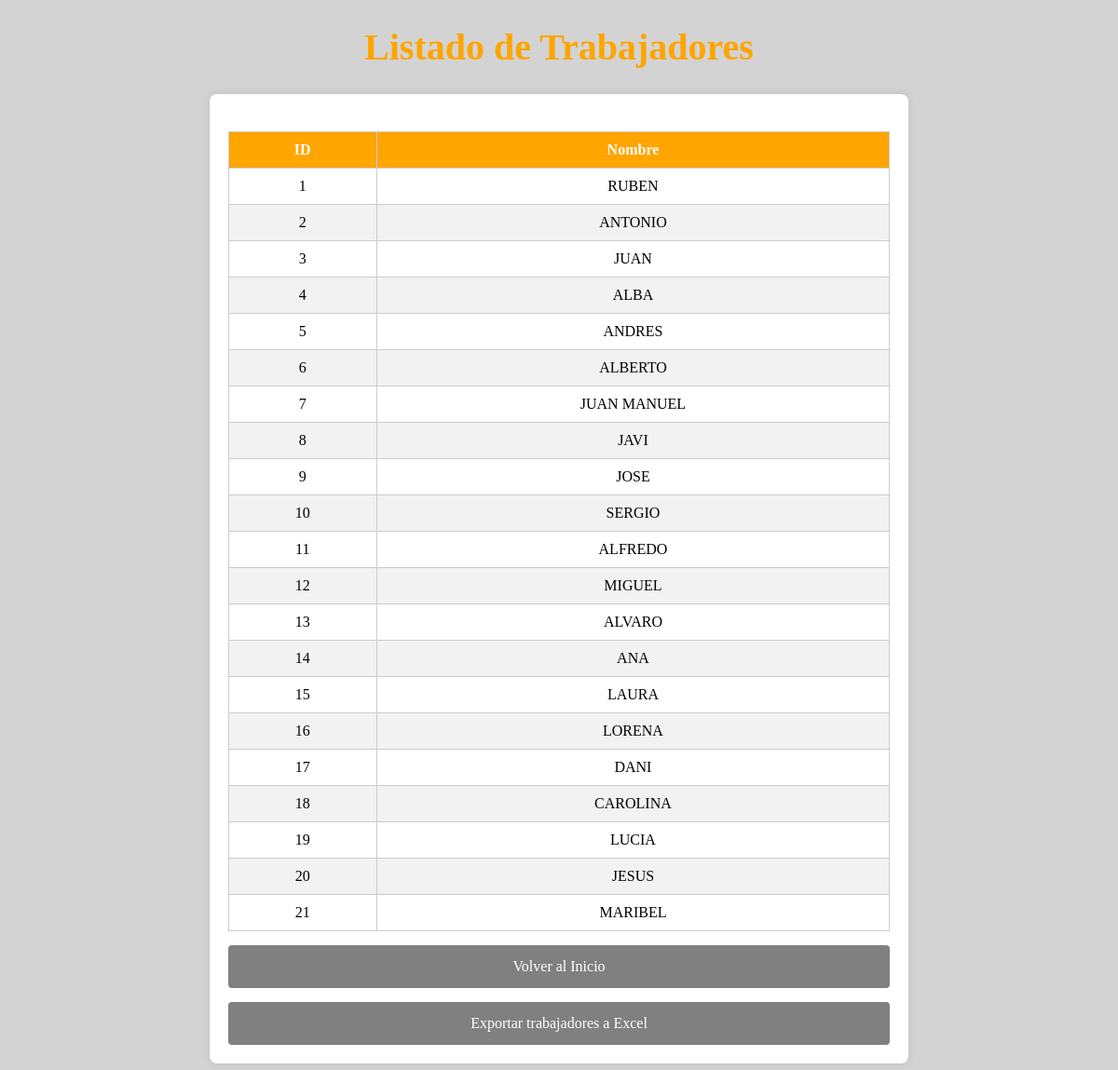
/estadisticasTrabajadores/, run on the app's committed database.
### pda/models.py (models this page shows, shortened)
class Trabajador(models.Model):
    nombre=models.TextField(null=True,blank=True)

### pda/views.py (the view)
# urls.py: path('estadisticasTrabajadores/', lista_trabajadores),
def lista_trabajadores(request):
    trabajadores = Trabajador.objects.all()
    return render(request, 'lista_trabajadores.html', {'trabajadores_lista': trabajadores})

### templates/lista_trabajadores.html (shortened to what this page needs)
<!DOCTYPE html>
<html lang="en">
<head>
</head>
<body>
    <h1>Listado de Trabajadores</h1>
    <div class="container">
        <div class="form-container">
            <table>
                <thead>
                    <tr>
                        <th>ID</th>
                        <th>Nombre</th>
                    </tr>
                </thead>
                <tbody>
                    {% for t in trabajadores_lista %}
                    <tr>
                        <td>
                            {% if t.id %}
                            <a href="{% url 'estadisticas_trabajador' t.id %}">{{ t.id }}</a>
                            {% else %}
                            <span>Sin ID</span>
                            {% endif %}
                        </td>
                        <td>{{ t.nombre }}</td>
                    </tr>
                    {% endfor %}
                </tbody>
            </table>
            <a class="aPer" href="/paginaInicial/">Volver al Inicio</a>
            <a href="{% url 'exportar_trabajadores' %}" class="aPer">Exportar trabajadores a Excel</a>
        </div>
    </div>
</body>
</html>

### templates/lista_trabajadores.html (style rules this page uses)
body { background-color: lightgrey; }
h1 { text-align: center; color: orange; font-size: 40px; }
.container { display: flex; justify-content: center; margin-top: 20px; }
.form-container { background-color: white; padding: 20px; border-radius: 8px; box-shadow: 0 0 10px rgba(0, 0, 0, 0.1); width: 60%; }
.aPer { text-decoration: none; color: white; display: block; background-color: grey; padding: 14px 20px; text-align: center; margin-top: 15px; width: 100%; box-sizing: border-box; border-radius: 4px; }
a { color: inherit; text-decoration: none; background: none; border: none; }
table { width: 100%; border-collapse: collapse; margin-top: 20px; }
th, td { border: 1px solid #ccc; padding: 10px; text-align: center; }
th { background-color: orange; color: white; }
tr:nth-child(even) { background-color: #f2f2f2; }

### data on the page
Trabajador: id "1", nombre "RUBEN"
Trabajador: id "2", nombre "ANTONIO"
Trabajador: id "3", nombre "JUAN"
Trabajador: id "4", nombre "ALBA"
Trabajador: id "5", nombre "ANDRES"
Trabajador: id "6", nombre "ALBERTO"
Trabajador: id "7", nombre "JUAN MANUEL"
Trabajador: id "8", nombre "JAVI"
Trabajador: id "9", nombre "JOSE"
Trabajador: id "10", nombre "SERGIO"
Trabajador: id "11", nombre "ALFREDO"
Trabajador: id "12", nombre "MIGUEL"
Trabajador: id "13", nombre "ALVARO"
Trabajador: id "14", nombre "ANA"
Trabajador: id "15", nombre "LAURA"
Trabajador: id "16", nombre "LORENA"
Trabajador: id "17", nombre "DANI"
Trabajador: id "18", nombre "CAROLINA"
Trabajador: id "19", nombre "LUCIA"
Trabajador: id "20", nombre "JESUS"
Trabajador: id "21", nombre "MARIBEL"
